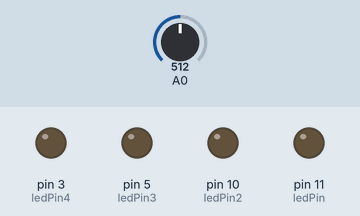
This sketch was run on a simulated Arduino Uno, built with avr-gcc and run on an emulated ATmega328P. Parts: output pins drawn as LEDs (lit = HIGH). The inputs (shaded band) are chosen by the test bench; at power-on: A0 = 512. What the sketch prints to the serial monitor is not drawn.

Above: at 1.2 s.
1.3 s: A0 set to 245
At 2.3 s:
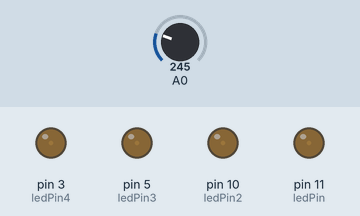
2.8 s: A0 set to 122
At 3.6 s:
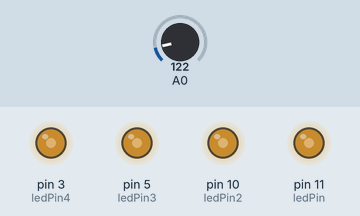
4.3 s: A0 set to 0
At 4.6 s:
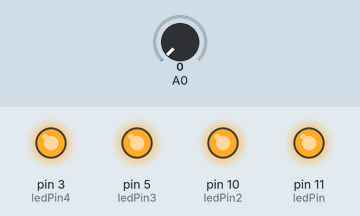
Timing chart, 0 to 7.3 s (numbered marks = the images above; inputs shaded):
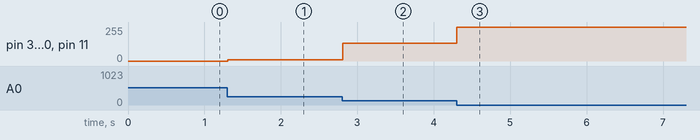

The sketch:

Night_Light.ino
```cpp
int lightRead = 0;
int ledPin = 11;
int ledPin2 = 10;
int ledPin3 = 5;
int ledPin4 = 3;
void setup()
{
  pinMode(ledPin, OUTPUT);
  pinMode(ledPin2, OUTPUT);
  pinMode(ledPin3, OUTPUT);
  pinMode(ledPin4, OUTPUT);

  Serial.begin(9600);
}
void loop()
{
  lightRead = analogRead(A0);
  Serial.println(lightRead);
  if(lightRead < 255)
  {
    int brightness = 255 - lightRead;
    analogWrite(ledPin, brightness);
    analogWrite(ledPin2, brightness);
    analogWrite(ledPin3, brightness);
    analogWrite(ledPin4, brightness);
  }


  else
  {
    digitalWrite(ledPin, LOW);
    digitalWrite(ledPin2, LOW);
    digitalWrite(ledPin3, LOW);
    digitalWrite(ledPin4, LOW);
  }

}
```

Measured:
- after the input at 1.3 s, pin 3 (ledPin4), pin 5 (ledPin3), pin 10 (ledPin2), pin 11 (ledPin): 0/255 → 10/255 at once
- after the input at 2.8 s, pin 3 (ledPin4), pin 5 (ledPin3), pin 10 (ledPin2), pin 11 (ledPin): 10/255 → 133/255 at once
- after the input at 4.3 s, pin 3 (ledPin4), pin 5 (ledPin3), pin 10 (ledPin2), pin 11 (ledPin): 133/255 → 255/255 at once
